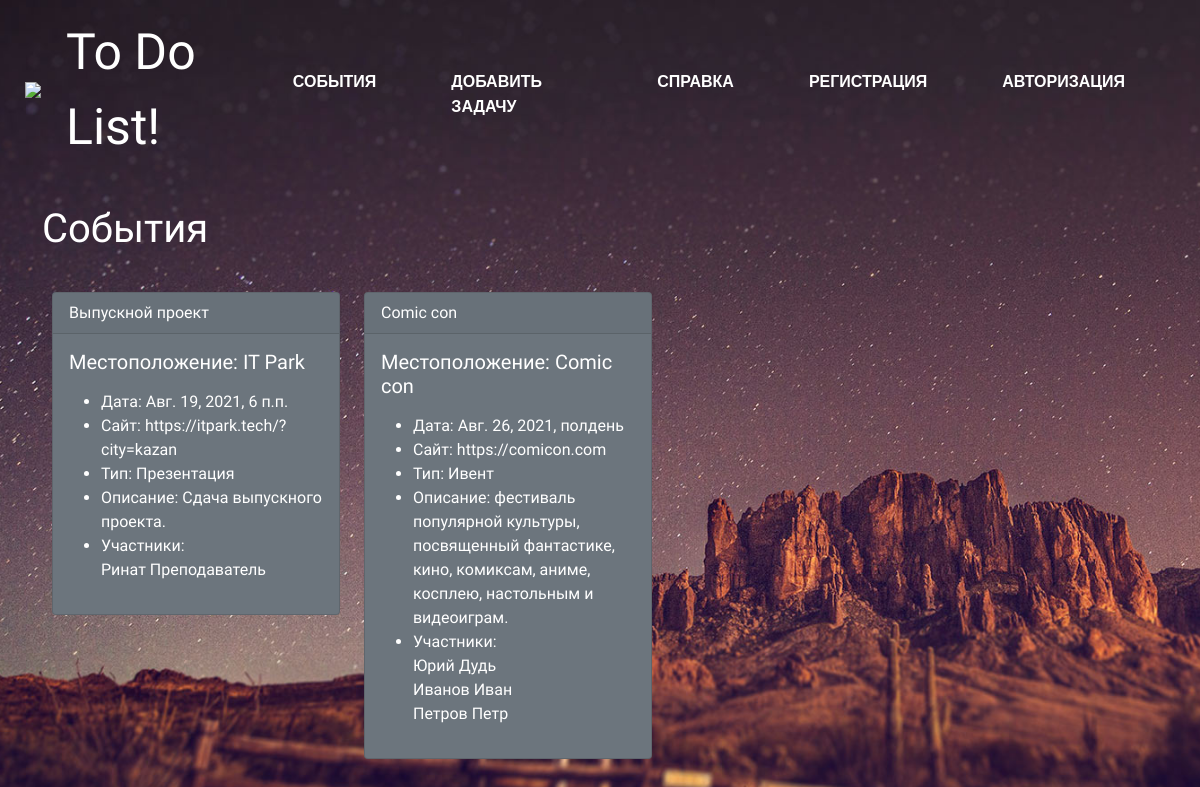
The app's page /events with its own data.
### main/models.py (models this page shows)
class Event(models.Model):
    name = models.CharField('Название события', max_length=120)
    event_date = models.DateTimeField('Дата проведения')
    venue = models.ForeignKey(Venue, blank=True, null=True, on_delete=models.CASCADE)
    manager = models.CharField('Задача', max_length=60)
    description = models.TextField('Описание', blank=True)
    attendees = models.ManyToManyField(ToDoUser, blank=True)
    def __str__(self):
        return self.name
    class Meta:
        verbose_name = 'Событие'
        verbose_name_plural = 'События'

class Venue(models.Model):
    name = models.CharField('Название места', max_length=120)
    address = models.CharField('Адрес', max_length=300)
    phone = models.CharField('Телефон', max_length=25)
    web = models.URLField('Веб-сайт')
    email_address = models.EmailField('Email')
    def __str__(self):
        return self.name
    class Meta:
        verbose_name = 'Место проведения'
        verbose_name_plural = 'Места проведения'

class ToDoUser(models.Model):
    first_name = models.CharField('Имя', max_length=30)
    last_name = models.CharField('Фамилия', max_length=30)
    Email = models.EmailField('Email')
    def __str__(self):
        return self.first_name + ' ' + self.last_name
    class Meta:
        verbose_name = 'Пользователь'
        verbose_name_plural = 'Пользователи'

### main/views.py (the view)
# urls.py: path('events', views.all_events, name="list_events"),
def all_events(request):
    event_list = Event.objects.all()
    return render(request, 'main/event.html',
                  {'event_list': event_list})

### main/templates/main/event.html (shortened to what this page needs)
{% extends 'main/base.html' %}
{% block content %}
    <h1>События</h1>
    <br/>
{% for event in event_list %}
<div class="card text-white bg-secondary mb-3" style="max-width: 18rem;display: inline-block!important;vertical-align: top;margin: 0 10px;">
  <div class="card-header">
      {{ event }}
  </div>
  <div class="card-body">
    <h5 class="card-title">Местоположение:  {{ event.venue }}</h5>
    <p class="card-text">
        <ul>
    <li>Дата:  {{ event.event_date }}</li>
    <li>Сайт:  {{ event.venue.web }}</li>
    <li>Тип:  {{ event.manager }}</li>
    <li>Описание:  {{ event.description }}</li>
        <li>Участники: <br/>
        {% for user in event.attendees.all %}
{{ user }}<br/>
        {% endfor %}
        </li>
        </ul>
    </p>
  </div>
</div>
{% endfor %}
{% endblock %}

### main/static/css/main.css (style rules this page uses)
body { width; 100%; height: 100vh; font-family: 'Kaushan Script', sans-serif; background: url("../img/intro.jpg") center no-repeat; background-size: cover; color: #ffffff; }
h1 { margin-bottom: 15px; color: #ffffff; }
p { font-size: 22px; }

### records on screen
Event: name "Выпускной проект", venue "IT Park", event_date "Авг. 19, 2021, 6 п.п.", venue.web "https://itpark.tech/?city=kazan", manager "Презентация", description "Сдача выпускного проекта."
ToDoUser: first_name+last_name "Ринат Преподаватель"
Event: name "Comic con", venue "Comic con", event_date "Авг. 26, 2021, полдень", venue.web "https://comicon.com", manager "Ивент", description "фестиваль популярной культуры, посвященный фантастике, кино, комиксам, аниме, косплею, настольным и видеоиграм."
ToDoUser: first_name+last_name "Юрий Дудь"
ToDoUser: first_name+last_name "Иванов Иван"
ToDoUser: first_name+last_name "Петров Петр"
